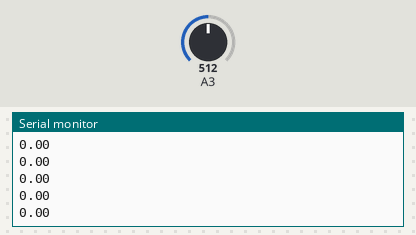
Recording of a sketch running on a simulated Arduino Mega 2560, built with avr-gcc and run on an emulated ATmega2560. Parts: the last lines printed to the serial monitor. The inputs (shaded band) are chosen by the test bench; at power-on: A3 = 512.

Above: at 1.2 s.
1.3 s: A3 set to 716
At 2.4 s:
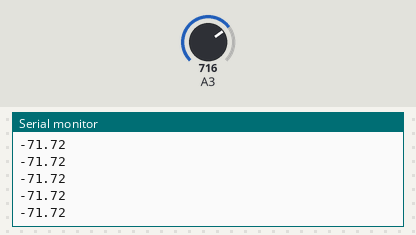
2.8 s: A3 set to 900
At 3.6 s:
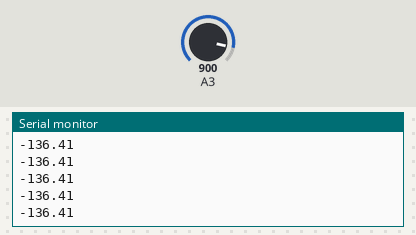
Timing chart, 0 to 5.8 s (numbered marks = the images above; inputs shaded):
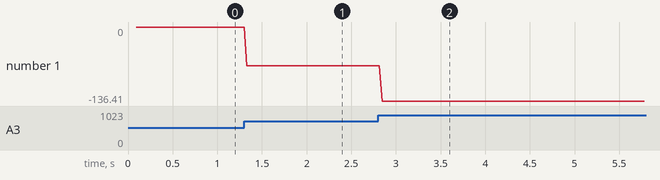

The sketch:

Step_responce_encoder.ino
```cpp
#include <PID_v1.h>
#include <Dynamixel2Arduino.h>


#define DXL_SERIAL   Serial1
#define DEBUG_SERIAL Serial
const uint8_t DXL_DIR_PIN = 2; // DYNAMIXEL Shield DIR PIN

const uint8_t DXL_ID = 1;
const float DXL_PROTOCOL_VERSION = 1.0;

float time1, t;
float angle;
int flag ;

Dynamixel2Arduino dxl(DXL_SERIAL, DXL_DIR_PIN);

const uint8_t Encoder_pin = 19;//define encoder pin

//define PID paras
double Setpoint, Input, Output;
double command_angle;
double test;
double default_ang;

double Min = -40;
double Max = 40;
int NewSampleTime = 100;
double Kp = 0.55, Ki = 2 , Kd = 0.01  ;
PID myPID(&Input, &Output, &Setpoint, Kp, Ki, Kd, DIRECT);

///define original angle
double ori_ang;

void setup() {
  // put your setup code here, to run once:

  // Use UART port of DYNAMIXEL Shield to debug.
  DEBUG_SERIAL.begin(115200);

  // Set Port baudrate to 57600bps. This has to match with DYNAMIXEL baudrate.
  dxl.begin(1000000);
  // Set Port Protocol Version. This has to match with DYNAMIXEL protocol version.
  dxl.setPortProtocolVersion(DXL_PROTOCOL_VERSION);
  // Get DYNAMIXEL information
  dxl.ping(DXL_ID);

  // Turn off torque when configuring items in EEPROM area
  dxl.torqueOff(DXL_ID);
  dxl.setOperatingMode(DXL_ID, OP_POSITION);
  dxl.torqueOn(DXL_ID);

  myPID.SetMode(AUTOMATIC);

  ori_ang = analogRead(Encoder_pin);
  default_ang = dxl.getPresentPosition(DXL_ID, UNIT_DEGREE);
  flag=0;
}

void loop() {
  //time1 = millis();
  //t = time1/1000;
  angle = 10;
  test = 360*(analogRead(Encoder_pin)-ori_ang)/1024;//transfer to degree

  Setpoint = angle;
  Input = -test;
  myPID.Compute();
  command_angle = Output+Input;

  dxl.setGoalPosition(DXL_ID, default_ang + command_angle , UNIT_DEGREE);

//  DEBUG_SERIAL.print("desired angle:");
  //DEBUG_SERIAL.println(Setpoint);
//  DEBUG_SERIAL.print("current angle:");
  DEBUG_SERIAL.println(Input);
//  DEBUG_SERIAL.print("Command angle:");
//  DEBUG_SERIAL.println(command_angle);

  delay(10);
}
```

Measured:
- after the input at 1.3 s, the serial monitor: prints a new line at once (image 1)
- after the input at 2.8 s, the serial monitor: prints a new line after 0.05 s (image 2)
- plotted number 1: 0 → -71.72 after the input at 1.3 s, -71.72 → -136.41 after the input at 2.8 s
